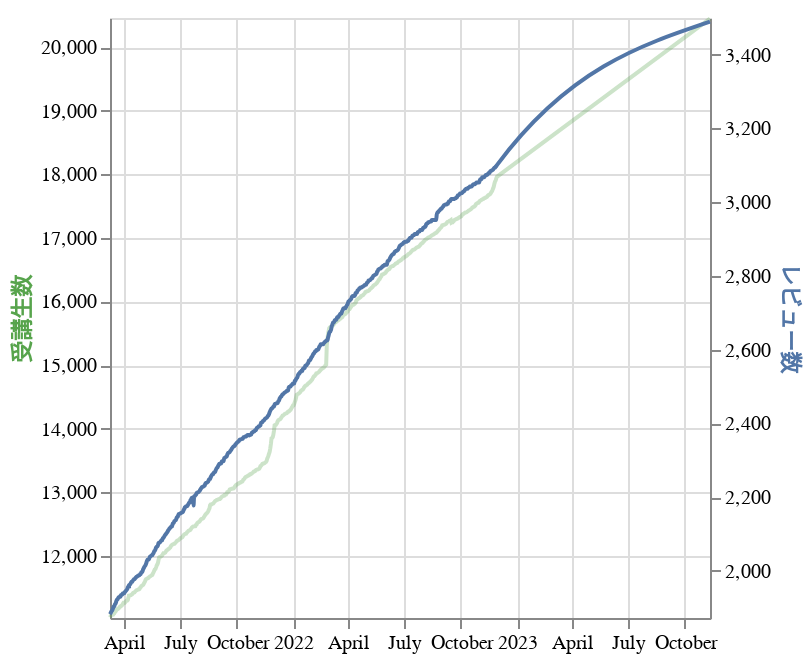

The code cell stored with this chart in its notebook:
### Code cell
chart

### Figure 1 — Vega-Lite specification as saved in the notebook (floating-point values rounded to 4 significant figures; data arrays with more than 128 entries replaced by an {"elided": "..."} marker saying what was removed)
{"config": {"view": {"continuousWidth": 300, "continuousHeight": 300}}, "layer": [{"mark": {"type": "line", "color": "#57A44C", "opacity": 0.3}, "encoding": {"x": {"axis": {"title": null}, "field": "date", "type": "temporal"}, "y": {"axis": {"title": "受講生数", "titleColor": "#57A44C"}, "field": "n_subscriber", "scale": {"domain": [11022, 20456]}, "type": "quantitative"}}}, {"mark": {"type": "line", "interpolate": "monotone", "stroke": "#5276A7"}, "encoding": {"x": {"axis": {"title": null}, "field": "date", "type": "temporal"}, "y": {"axis": {"title": "レビュー数", "titleColor": "#5276A7"}, "field": "n_review", "scale": {"domain": [1872, 3499]}, "type": "quantitative"}}}], "data": {"name": "data-e0945cf4eea24913efa53dbf18cde8c8"}, "resolve": {"scale": {"y": "independent"}}, "$schema": "https://vega.github.io/schema/vega-lite/v5.8.0.json", "datasets": {"data-e0945cf4eea24913efa53dbf18cde8c8": {"elided": "630 records"}}}
